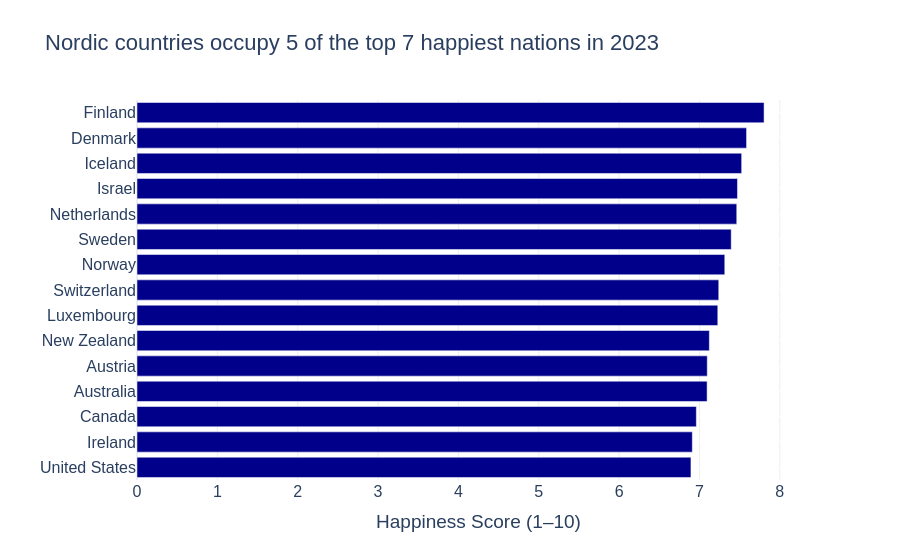

Notebook code cell kept with this figure:
### Markdown cell above
### Step 3 — Apply all 4 rules

### Code cell
fig = px.bar(
    data_frame=df.nlargest(15, 'Score').sort_values('Score'),
    x='Score', y='Country',
    orientation='h',
    title='Nordic countries occupy 5 of the top 7 happiest nations in 2023',
    labels={'Score': 'Happiness Score (1–10)', 'Country': ''}, # mention always the min and max of the score
    color_discrete_sequence=['darkblue'],
    range_x=[0, 8.5],
    template='plotly_white',
    height=600
    
)

fig.update_layout(
    #xaxis=dict(range=[0, 8.5]),      # Rule 1: make sure to have zero baseline — always
    #plot_bgcolor='white',
    #paper_bgcolor='white',
    # aesthetic changes, not mandotary
    font=dict(family='Arial', size=16),
    xaxis_gridcolor='#EEEEEE', # this is a light grey color
    yaxis_gridcolor='white',
    #margin=dict(l=10, r=30, t=50, b=40),
)


fig.show()

### Figure 1 — Plotly figure (JSON) as saved in the notebook; plotly's stock layout.template omitted (floating-point values rounded to 4 significant figures)
{"data": [{"alignmentgroup": "True", "hovertemplate": "Happiness Score (1–10)=%{x}<br>=%{y}<extra></extra>", "legendgroup": "", "marker": {"color": "darkblue", "pattern": {"shape": ""}}, "name": "", "offsetgroup": "", "orientation": "h", "showlegend": false, "textposition": "auto", "type": "bar", "x": [6.894, 6.911, 6.961, 7.095, 7.097, 7.123, 7.228, 7.24, 7.315, 7.395, 7.464, 7.473, 7.525, 7.586, 7.804], "xaxis": "x", "y": ["United States", "Ireland", "Canada", "Australia", "Austria", "New Zealand", "Luxembourg", "Switzerland", "Norway", "Sweden", "Netherlands", "Israel", "Iceland", "Denmark", "Finland"], "yaxis": "y"}], "layout": {"autosize": true, "barmode": "relative", "font": {"family": "Arial", "size": 16}, "legend": {"tracegroupgap": 0}, "title": {"text": "Nordic countries occupy 5 of the top 7 happiest nations in 2023"}, "xaxis": {"anchor": "y", "domain": [0, 1], "gridcolor": "#EEEEEE", "range": [0, 8.5], "title": {"text": "Happiness Score (1–10)"}, "type": "linear"}, "yaxis": {"anchor": "x", "autorange": true, "domain": [0, 1], "gridcolor": "white", "range": [-0.5, 14.5], "title": {"text": ""}, "type": "category"}}}
